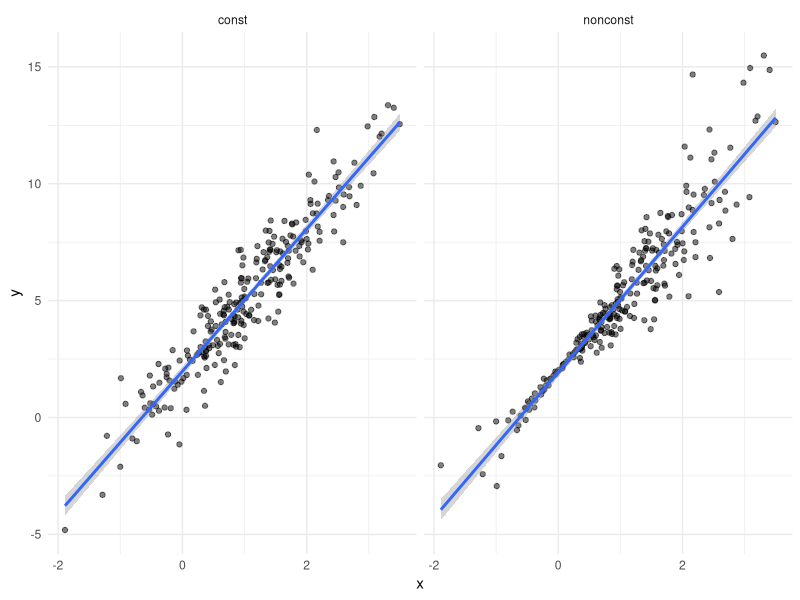
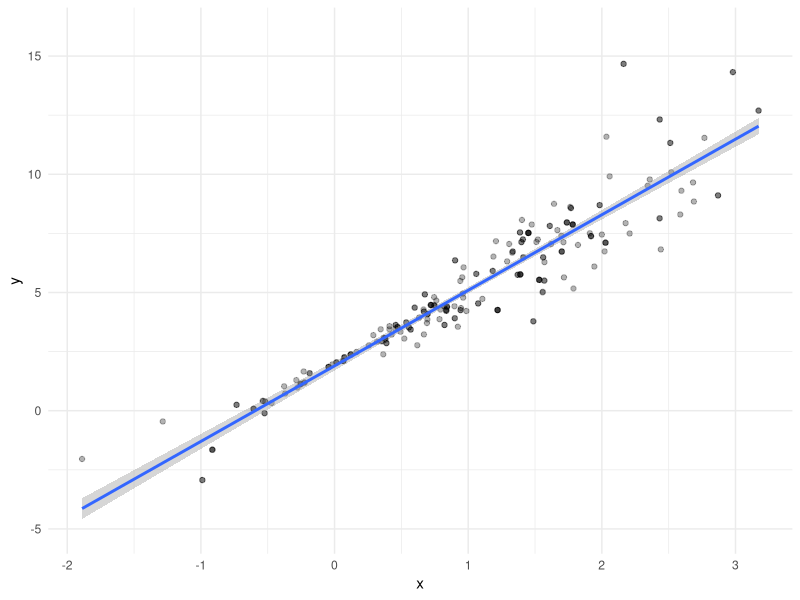
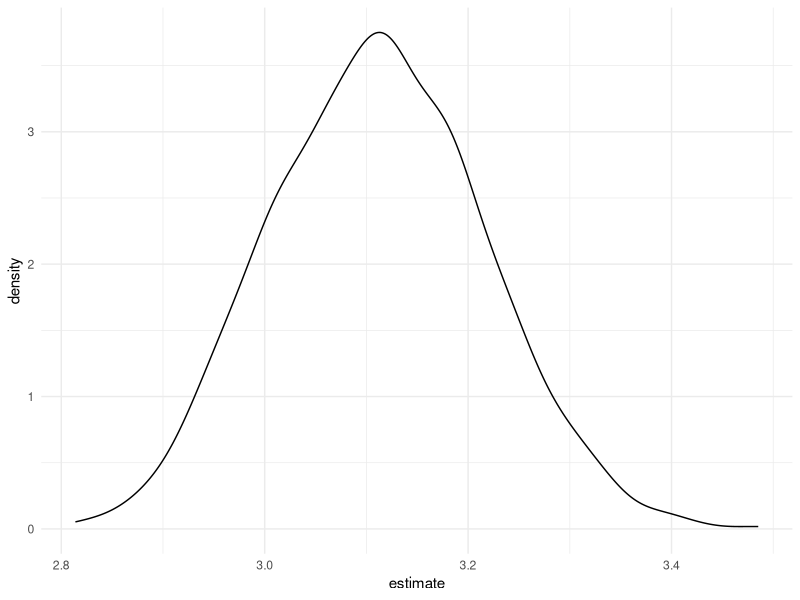

Recreate these plots in R, in order.
## ---- chunk 1
library(tidyverse)
library(modelr)
library(mgcv)

knitr::opts_chunk$set(
  fig.width = 6,
  fig.asp = .6,
  out.width = "90%"
)
theme_set(theme_minimal() + theme(legend.position = "bottom"))
options(
  ggplot2.continuous.colour = "viridis",
  ggplot2.continuous.fill = "viridis"
)
scale_colour_discrete = scale_color_viridis_d
scale_fill_discrete = scale_fill_viridis_d

set.seed(1)
## ---- chunk 2
n_samp = 250

sim_df_const = 
  tibble(
    x = rnorm(n_samp, 1, 1),
    error = rnorm(n_samp, 0, 1),
    y = 2 + 3 * x + error
  )

sim_df_nonconst = sim_df_const %>% 
  mutate(
  error = error * .75 * x,
  y = 2 + 3 * x + error
)
## ---- chunk 3
sim_df = 
  bind_rows(const = sim_df_const, nonconst = sim_df_nonconst, .id = "data_source") 

sim_df %>% 
  ggplot(aes(x = x, y = y)) + 
  geom_point(alpha = .5) +
  stat_smooth(method = "lm") +
  facet_grid(~data_source) 
## ---- chunk 4
lm(y ~ x, data = sim_df_const) %>% 
  broom::tidy() %>% 
  knitr::kable(digits = 3)

lm(y ~ x, data = sim_df_nonconst) %>% 
  broom::tidy() %>% 
  knitr::kable(digits = 3)
## ---- chunk 5
boot_sample = function(df) {
  
  sample_frac(df, replace = TRUE) %>% 
    arrange(x)
  
}
## ---- chunk 6
boot_sample(sim_df_nonconst) %>% 
  ggplot(aes(x = x, y = y)) + 
  geom_point(alpha = .3) +
  stat_smooth(method = "lm") +
  ylim(-5 ,16)
## ---- chunk 7
boot_sample(sim_df_nonconst) %>% 
  lm(y ~ x, data = .) %>% 
  broom::tidy()
## ---- chunk 8
boot_straps = 
  data_frame(
    strap_number = 1:1000,
    strap_sample = rerun(1000, boot_sample(sim_df_nonconst))
  )

#or

boot_straps = 
  tibble(
    strap_number = 1:1000,
    strap_sample = rerun(1000, boot_sample(sim_df_nonconst))
  )

boot_straps
## ---- chunk 9
boot_results =
  boot_straps %>% 
  mutate(
    models = map(.x = strap_sample, ~lm(y ~ x, data = .x)),
    results = map(models, broom::tidy)
  ) %>% 
  select(strap_number, results) %>% 
  unnest(results)
  
boot_results
## ---- chunk 10
boot_results %>% 
  group_by(term) %>% 
  summarize(
    mean_est = mean(estimate),
    se_est = sd(estimate))
## ---- chunk 11
boot_results %>% 
  filter(term == "x") %>% 
  ggplot(aes(x = estimate)) +
  geom_density()
## ---- chunk 12
boot_results %>% 
  group_by(term) %>% 
  summarize(
    ci_lower = quantile(estimate, 0.025), 
    ci_upper = quantile(estimate, 0.975))
## ---- chunk 13
sim_df_nonconst %>% 
  bootstrap(1000, id = "strap_number") %>% 
  mutate(
    models = map(.x = strap, ~lm(y ~ x, data = .x)),
    results = map(models, broom::tidy)
  ) %>% 
  select(strap_number, results) %>% 
  unnest(results) %>% 
  group_by(term) %>% 
  summarize(
    mean_est = mean(estimate),
    se_est = sd(estimate))
  
